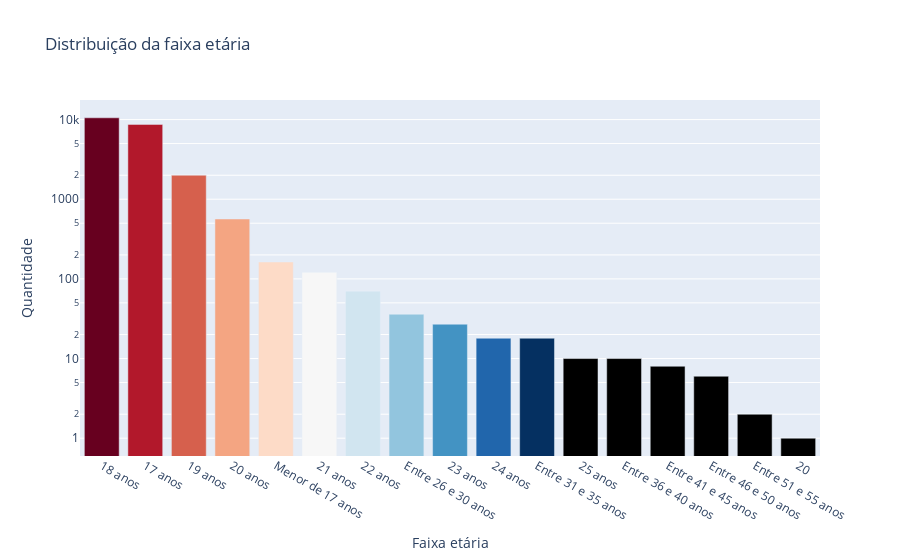

The code cell stored with this chart in its notebook:
### Code cell
# grafico de faixa etaria
age = filtered_aggregated_df['MICRODADOS_TP_FAIXA_ETARIA'].value_counts()
labels = age.index
shape = age.values

# transformando os valores numéricos para as legendas correspondentes
legend = {1: 'Menor de 17 anos', 2: '17 anos', 3: '18 anos', 4: '19 anos', 5: '20 anos', 6: '21 anos', 
          7: '22 anos', 8: '23 anos', 9: '24 anos', 10: '25 anos', 11: 'Entre 26 e 30 anos', 12: 'Entre 31 e 35 anos', 
          13: 'Entre 36 e 40 anos', 14: 'Entre 41 e 45 anos', 15: 'Entre 46 e 50 anos', 16: 'Entre 51 e 55 anos', 17: 'Entre 56 e 60 anos', 
          18: 'Entre 66 e 70 anos', 19: 'Maior de 70 anos'}
labels_text = [legend.get(valor, valor) for valor in labels]

fig = go.Figure(data=[go.Bar(x=labels_text, y=shape, marker_color=px.colors.sequential.RdBu)])

fig.update_layout(title='Distribuição da faixa etária', xaxis_title='Faixa etária', yaxis_title='Quantidade', yaxis_type='log')

fig.show()

### Figure 1 — Plotly figure (JSON) as saved in the notebook; plotly's stock layout.template omitted (floating-point values rounded to 4 significant figures)
{"data": [{"marker": {"color": ["rgb(103,0,31)", "rgb(178,24,43)", "rgb(214,96,77)", "rgb(244,165,130)", "rgb(253,219,199)", "rgb(247,247,247)", "rgb(209,229,240)", "rgb(146,197,222)", "rgb(67,147,195)", "rgb(33,102,172)", "rgb(5,48,97)"]}, "type": "bar", "x": ["18 anos", "17 anos", "19 anos", "20 anos", "Menor de 17 anos", "21 anos", "22 anos", "Entre 26 e 30 anos", "23 anos", "24 anos", "Entre 31 e 35 anos", "25 anos", "Entre 36 e 40 anos", "Entre 41 e 45 anos", "Entre 46 e 50 anos", "Entre 51 e 55 anos", 20], "y": [10526, 8700, 2003, 565, 163, 121, 70, 36, 27, 18, 18, 10, 10, 8, 6, 2, 1]}], "layout": {"title": {"text": "Distribuição da faixa etária"}, "xaxis": {"title": {"text": "Faixa etária"}}, "yaxis": {"title": {"text": "Quantidade"}, "type": "log"}}}
